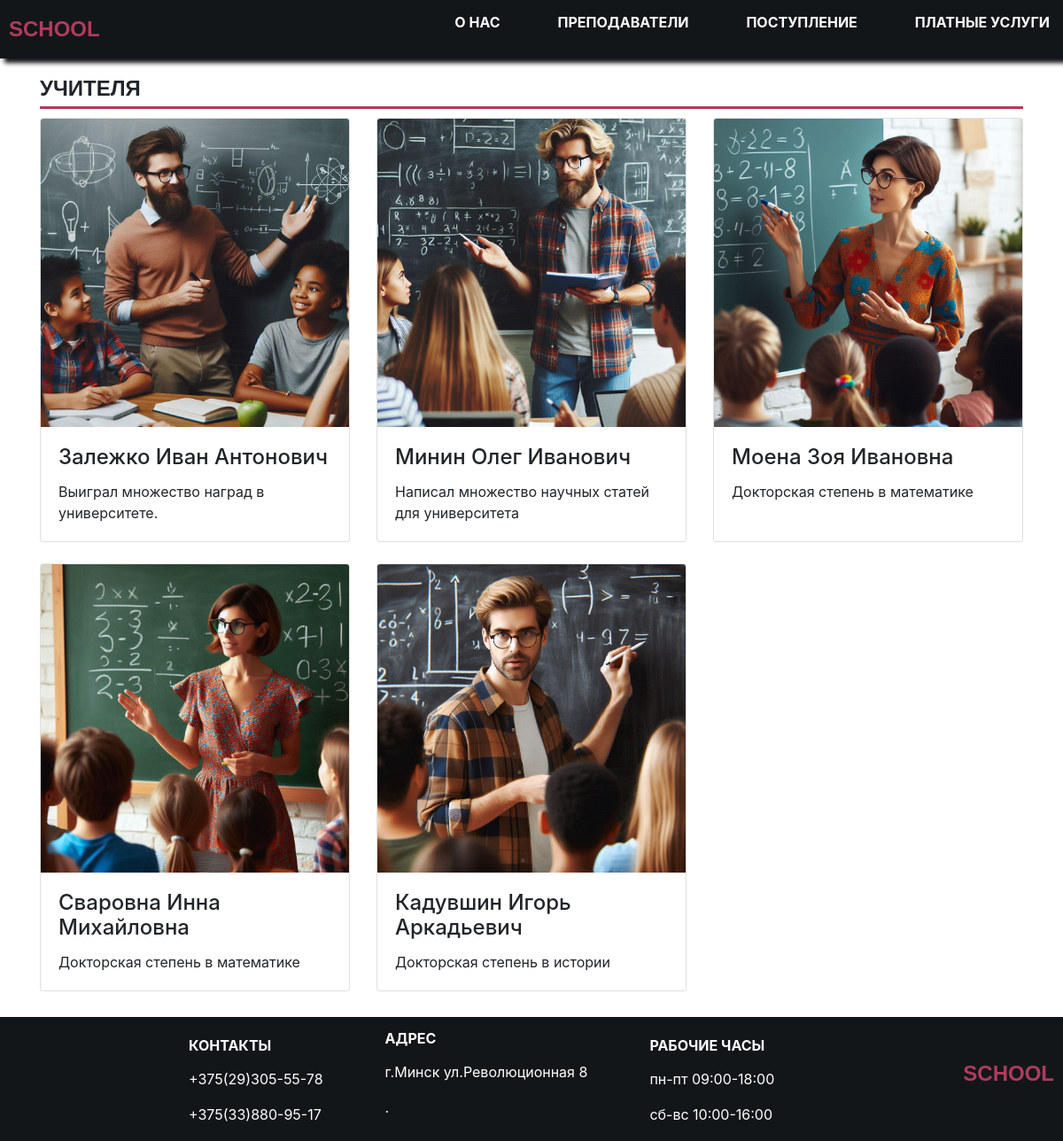
The page /school/teachers/ on the database its author committed.
### school/models.py (models this page shows, shortened)
class Teachers(models.Model):
    name = models.CharField(max_length=30)
    img = models.ImageField()
    description = models.TextField()

### school/views.py (the view)
# urls.py: path('teachers/', teachers, name='teachers'),
def teachers(request):
    context = {
        'teachers': Teachers.objects.all()
    }
    return render(request, 'teachers.html', context)

### school/templates/teachers.html
{% extends 'base.html' %}
{% block main %}
    <div class="container">
        <h1 class="news_header">Учителя</h1>
        <div class="row">
            {% for teacher in teachers %}
            <div class="col-lg-4 col-md-6 mb-4">
                <div class="card h-100">
                    <a href="#">
                        <img class="card-img-top"
                             src="{{ teacher.img.url }}"
                             alt="">
                    </a>
                    <div class="card-body">
                        <h4 class="card-title">
                            {{ teacher.name }}
                        </h4>
                        <p class="card-text">{{ teacher.description }}</p>
                    </div>
                </div>
            </div>
            {% endfor %}
        </div>
    </div>
{% endblock %}

### school/templates/base.html (shortened to what this page needs)
{% load static %}
<!DOCTYPE html>
<html lang="en">
<head>
    <link rel="stylesheet" href="{% static 'css/styles.css' %}">
    <link href="{% static 'bootstrap/css/bootstrap.min.css' %}" rel="stylesheet">
</head>
<body>
    <header class="header">
        <a class="header-logo" href="/">SCHOOL</a>
        <nav class="header-menu">
            <ul class="header-menu-list">
                <li class="header-menu-item"><a class="header-menu-link" href="{% url 'school:about_us' %}">О нас</a></li>
                <li class="header-menu-item"><a class="header-menu-link" href="{% url 'school:teachers' %}">Преподаватели</a></li>
                <li class="header-menu-item"><a class="header-menu-link" href="{% url 'school:admission' %}">Поступление</a></li>
                <li class="header-menu-item"><a class="header-menu-link" href="{% url 'school:paid_services' %}">Платные услуги</a></li>
            </ul>
        </nav>
    </header>
    {% block main %}{% endblock %}
    <footer class="footer">
        <div class="footer_wrapper">
            <div class="footer_container">
                <div class="footer_contacts">
                    <p class="footer_item">Контакты</p>
                    <p>+375(29)305-55-78</p>
                    +375(33)880-95-17
                </div>
                <div class="footer_location">
                    <p class="footer_item">Адрес</p>
                    <p>г.Минск ул.Революционная 8</p>
                    <p>.</p>
                </div>
                <div class="footer_working_hours">
                    <p class="footer_item">Рабочие часы</p>
                    <p>пн-пт 09:00-18:00</p>
                    сб-вс 10:00-16:00
                </div>
            </div>
            <div>
                <p class="footer_logo">SCHOOL</p>
            </div>
        </div>
    </footer>
</body>
</html>

### static/css/styles.css (style rules this page uses)
*, *::before, *::after { box-sizing: border-box; }
:where(ul, ol):where([class]) { padding-left: 0; }
body, :where(blockquote, figure):where([class]) { margin: 0; }
:where( h1, h2, h3, h4, h5, h6, p, ul, ol, dl ):where([class]) { margin-block: 0; }
:where(ul[class]) { list-style: none; }
p { --paragraphMarginBottom: 24px; margin-block: 0; }
p:where(:not([class]):not(:last-child)) { margin-bottom: var(--paragraphMarginBottom); }
img { display: block; max-width: 100%; }
html { height: 100%; }
html, :has(:target) { scroll-behavior: smooth; }
body { min-height: 100%; line-height: 1.5; }
:root { --color-dark: #000000; --color-dark-alternate: #131619; --color-light: #FFFFFF; --color-dark-gray: #404040; --color-light-gray: #C4C4C4; --container-width: 1300px; --container-padding-x: 15px; }
body { font-family: "Gill Sans", sans-serif; font-weight: 300; font-size: 16px; line-height: 1.75; }
.container { max-width: calc(var(--container-width) + var(--container-padding-x) * 2); margin-inline: auto; padding-inline: var(--container-padding-x); }
.header { display: flex; justify-content: space-between; align-items: center; column-gap: 10px; background-color: var(--color-dark-alternate); box-shadow: 5px 5px 5px var(--color-dark-alternate); margin-bottom: 20px; }
.header-menu-list { display: flex; column-gap: 50px; }
.header-menu-link { display: inline-flex; align-items: center; height: 50px; text-decoration: none; text-transform: uppercase; font-weight: 700; color: #FFFFFF; padding-right: 15px; }
.header-logo { text-decoration: none; text-transform: uppercase; line-height: 120%; font-weight: 700; font-family: "PT Serif", sans-serif; color: #b03b5d; font-size: 24px; padding-left: 10px; }
.footer { width: 100%; background-color: var(--color-dark-alternate); box-shadow: 0px -5px var(--color-dark-alternate); color: var(--color-light); padding-top: 10px; padding-bottom: 10px; margin-top: 10px; }
.footer_wrapper { display: flex; justify-content: space-between; align-items: center; }
.footer_container { display: flex; flex-direction: row; justify-content: center; column-gap: 70px; align-items: center; width: 100%; }
.footer_logo { text-transform: uppercase; line-height: 120%; font-weight: 700; font-family: "PT Serif", sans-serif; color: #b03b5d; font-size: 24px; padding-right: 10px; }
.footer_item { text-transform: uppercase; line-height: 120%; font-weight: 700; }
.news_header { text-decoration: none; text-transform: uppercase; line-height: 120%; font-weight: 700; font-family: "PT Serif", sans-serif; font-size: 24px; padding-bottom: 5px; margin: 10px 0; border-bottom: solid #b03b5d; }

### rows shown on the page
Teachers: img (picture), name "Залежко Иван Антонович", description "Выиграл множество наград в университете."
Teachers: img (picture), name "Минин Олег Иванович", description "Написал множество научных статей для университета"
Teachers: img (picture), name "Моена Зоя Ивановна", description "Докторская степень в математике"
Teachers: img (picture), name "Сваровна Инна Михайловна", description "Докторская степень в математике"
Teachers: img (picture), name "Кадувшин Игорь Аркадьевич", description "Докторская степень в истории"
